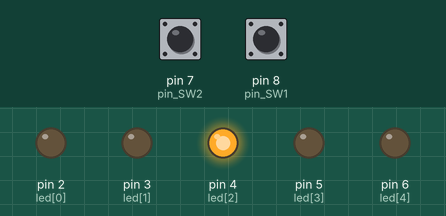
Bench run of a sketch on a simulated Arduino Uno, built with avr-gcc and run on an emulated ATmega328P. On the bench: output pins drawn as LEDs (lit = HIGH). Dashed ring = blinking. Inputs (shaded band) come from the test bench; at power-on: pin 7 (pin_SW2) HIGH, pin 8 (pin_SW1) HIGH.

Above: at 1.2 s.
1.3 s: pin 7 (pin_SW2) pulled LOW for 0.15 s
At 1.4 s:
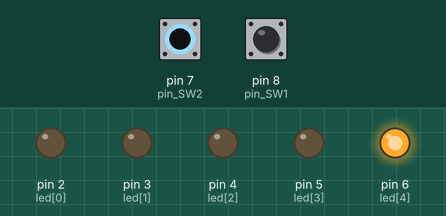
4.3 s: pin 8 (pin_SW1) pulled LOW for 3.2 s
At 4.4 s:
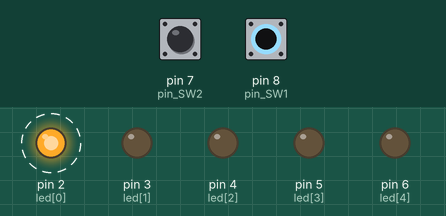
9.0 s: pin 7 (pin_SW2) pulled LOW for 3.2 s
At 9.3 s:
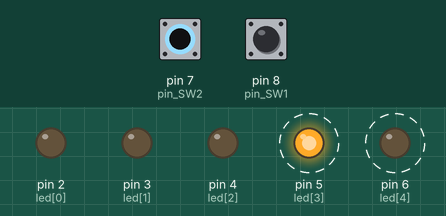
13.7 s: pin 7 (pin_SW2) driven LOW and pin 8 (pin_SW1) driven LOW
At 14.0 s:
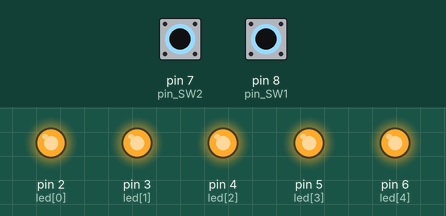
15.2 s: pin 7 (pin_SW2) driven HIGH
At 16.7 s:
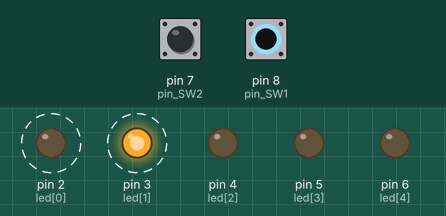
18.2 s: pin 8 (pin_SW1) driven HIGH
At 18.7 s:
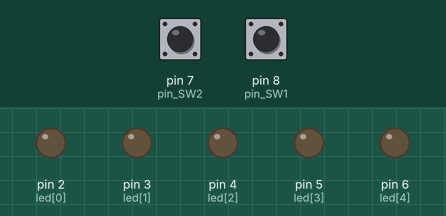
Timing chart, 0 to 20.7 s (numbered marks = the images above; inputs shaded):
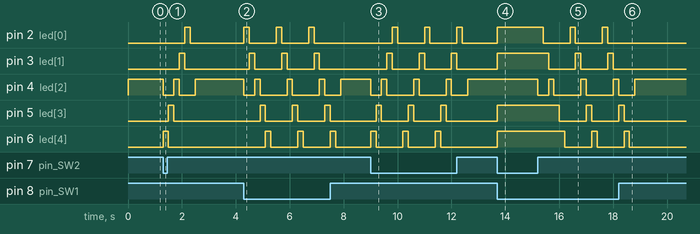

Measured:
- after the input at 1.3 s, pin 2 (led[0]): LOW → HIGH after 0.80 s, → LOW 0.20 s later; pin 3 (led[1]): LOW → HIGH after 0.60 s, → LOW 0.20 s later
- after the input at 4.3 s, pin 2 (led[0]): alternates HIGH for 0.20 s and LOW for 1.0 s, 6 changes in all, then stays LOW, starting at once; pin 3 (led[1]): alternates HIGH for 0.20 s and LOW for 1.0 s, 6 changes in all, then stays LOW, starting after 0.20 s
- after the input at 9.0 s, pin 2 (led[0]): alternates HIGH for 0.20 s and LOW for 1.0 s, starting after 0.80 s; pin 3 (led[1]): alternates HIGH for 0.20 s and LOW for 1.0 s, starting after 0.60 s
- after the input at 13.7 s, pin 2 (led[0]), pin 3 (led[1]), pin 5 (led[3]), pin 6 (led[4]): LOW → HIGH at once
- after the input at 15.2 s, pin 2 (led[0]): alternates HIGH for 0.20 s and LOW for 1.0 s, starting after 0.20 s; pin 3 (led[1]): alternates HIGH for 0.20 s and LOW for 1.0 s, starting after 0.40 s
- after the input at 18.2 s, pin 2 (led[0]), pin 3 (led[1]): stops changing and stays LOW; pin 5 (led[3]): goes on until 18.4 s, then stays LOW; pin 6 (led[4]): goes on until 18.6 s, then stays LOW

The sketch:

LV02_ZAD07.ino
```cpp
int pin_SW1 = 8;
int pin_SW2 = 7;

int led[5]={2,3,4,5,6};

int button1 = 0;
int button2 = 0;

int nDelay = 200;
int i;

void setup() {
  pinMode(led[0], OUTPUT);
  pinMode(led[1], OUTPUT);
  pinMode(led[2], OUTPUT);
  pinMode(led[3], OUTPUT);
  pinMode(led[4], OUTPUT);

  pinMode(pin_SW1, INPUT_PULLUP);
  pinMode(pin_SW2, INPUT_PULLUP);
}

void loop() {
  button1 = digitalRead(pin_SW1);
  button2 = digitalRead(pin_SW2);

  if(button1==0 && button2==0){    //sve diode upaljene
    for(i=0; i<5; i++){
      digitalWrite(led[i], HIGH);
    }
  }

  else if(button1==0){           //diode se pale slijeva nadesno
    digitalWrite(led[2], LOW);  //gasimo središnju diodu (iz else slučaja)

    digitalWrite(led[0], HIGH);
    delay(nDelay);

    for(i=0; i<5; i++){
      digitalWrite(led[i], LOW);
      digitalWrite(led[i+1], HIGH);
      delay(nDelay);
    }
    digitalWrite(led[4], LOW);
  }

  else if(button2==0){           //diode se pale zdesna nalijevo
    digitalWrite(led[2], LOW);  //gasimo središnju diodu (iz else slučaja)

    digitalWrite(led[4], HIGH);
    delay(nDelay);

    for(i=4; i>=0; i--){
      digitalWrite(led[i], LOW);
      digitalWrite(led[i-1], HIGH);
      delay(nDelay);
    }
    digitalWrite(led[0], LOW);
  }

  else{
    digitalWrite(led[0], LOW);
    digitalWrite(led[1], LOW);
    digitalWrite(led[2], HIGH); // palimo središnju diodu
    digitalWrite(led[3], LOW);
    digitalWrite(led[4], LOW);
  }
}
```
